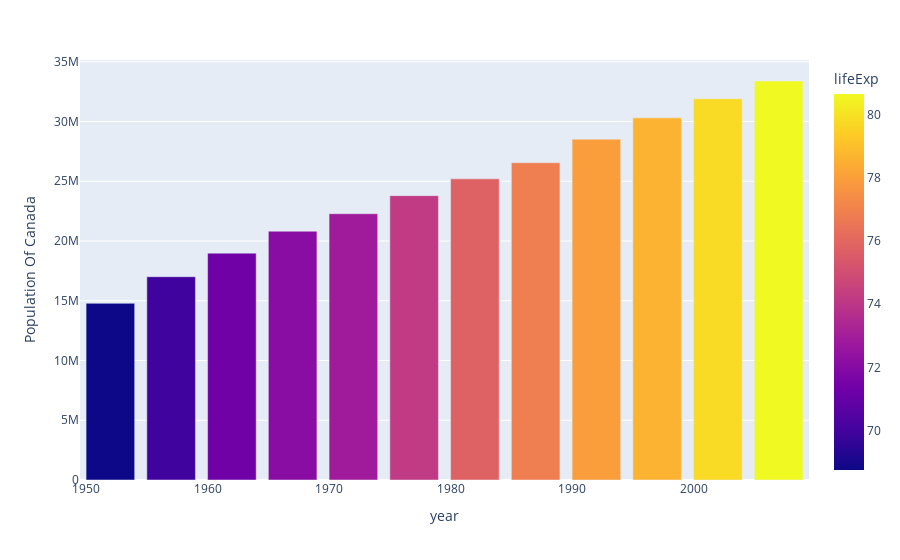

Notebook cell for this chart:
### Code cell
px.bar(data_canada , x="year" ,y="pop",
       hover_data=["lifeExp","gdpPercap"],
       color="lifeExp",
       labels={"pop" : "Population Of Canada"},height=400)

### Figure 1 — Plotly figure (JSON) as saved in the notebook; plotly's stock layout.template omitted (floating-point values rounded to 4 significant figures)
{"data": [{"alignmentgroup": "True", "customdata": [[68.75, 11370.0], [69.96, 12490.0], [71.3, 13460.0], [72.13, 16080.0], [72.88, 18970.0], [74.21, 22090.0], [75.76, 22900.0], [76.86, 26630.0], [77.95, 26340.0], [78.61, 28950.0], [79.77, 33330.0], [80.65, 36320.0]], "hovertemplate": "year=%{x}<br>Population Of Canada=%{y}<br>lifeExp=%{marker.color}<br>gdpPercap=%{customdata[1]}<extra></extra>", "legendgroup": "", "marker": {"color": [68.75, 69.96, 71.3, 72.13, 72.88, 74.21, 75.76, 76.86, 77.95, 78.61, 79.77, 80.65], "coloraxis": "coloraxis", "pattern": {"shape": ""}}, "name": "", "offsetgroup": "", "orientation": "v", "showlegend": false, "textposition": "auto", "type": "bar", "x": [1952, 1957, 1962, 1967, 1972, 1977, 1982, 1987, 1992, 1997, 2002, 2007], "xaxis": "x", "y": [14785584, 17010154, 18985849, 20819767, 22284500, 23796400, 25201900, 26549700, 28523502, 30305843, 31902268, 33390141], "yaxis": "y"}], "layout": {"autosize": true, "barmode": "relative", "coloraxis": {"colorbar": {"title": {"text": "lifeExp"}}, "colorscale": [[0, "#0d0887"], [0.1111, "#46039f"], [0.2222, "#7201a8"], [0.3333, "#9c179e"], [0.4444, "#bd3786"], [0.5556, "#d8576b"], [0.6667, "#ed7953"], [0.7778, "#fb9f3a"], [0.8889, "#fdca26"], [1, "#f0f921"]]}, "legend": {"tracegroupgap": 0}, "margin": {"t": 60}, "xaxis": {"anchor": "y", "autorange": true, "domain": [0, 1], "range": [1950.0, 2010.0], "title": {"text": "year"}, "type": "linear"}, "yaxis": {"anchor": "x", "autorange": true, "domain": [0, 1], "range": [0, 35150000.0], "title": {"text": "Population Of Canada"}, "type": "linear"}}}
